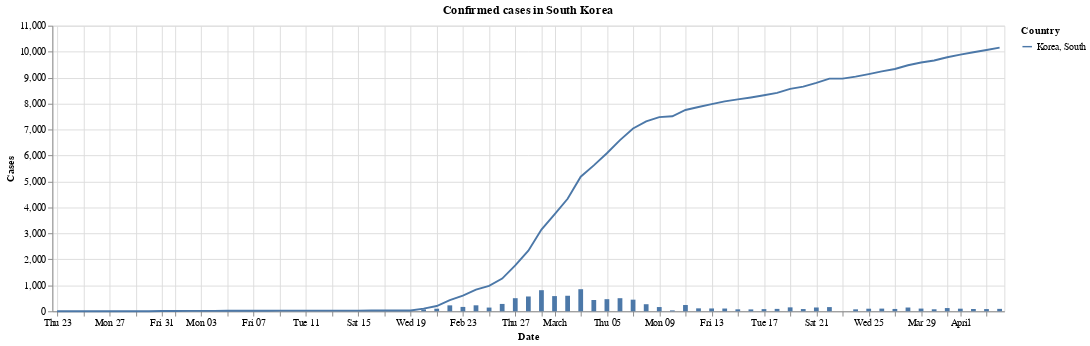

Source (notebook cell):
### Code cell
_chart = chart_countries_timeline(df_confirmed, ['Korea, South']).properties(title = 'Confirmed cases in South Korea')
_diff = chart_countries_timeline_diff(df_confirmed, 'Korea, South')

(_chart + _diff)

### Figure 1 — Vega-Lite specification as saved in the notebook (floating-point values rounded to 4 significant figures)
{"config": {"view": {"continuousWidth": 400, "continuousHeight": 300}}, "layer": [{"data": {"name": "data-557b455ad3dcc949044968a2c04bd88d"}, "mark": "line", "encoding": {"color": {"type": "nominal", "field": "Country"}, "opacity": {"condition": {"value": 1, "selection": "selector005"}, "value": 0.2}, "tooltip": [{"type": "nominal", "field": "Country"}, {"type": "temporal", "field": "Date"}, {"type": "quantitative", "field": "Cases"}], "x": {"type": "temporal", "field": "Date"}, "y": {"type": "quantitative", "field": "Cases"}}, "selection": {"selector005": {"type": "multi", "fields": ["Country"], "bind": "legend"}}, "title": "Confirmed cases in South Korea", "width": 1000}, {"data": {"name": "data-d6e5e242819ff6cc0178af1e34b0d525"}, "mark": "bar", "encoding": {"x": {"type": "temporal", "field": "Date"}, "y": {"type": "quantitative", "field": "Cases"}}}], "$schema": "https://vega.github.io/schema/vega-lite/v4.0.2.json", "datasets": {"data-557b455ad3dcc949044968a2c04bd88d": [{"Country": "Korea, South", "Date": "2020-01-23T00:00:00", "Cases": 1}, {"Country": "Korea, South", "Date": "2020-01-24T00:00:00", "Cases": 2}, {"Country": "Korea, South", "Date": "2020-01-25T00:00:00", "Cases": 2}, {"Country": "Korea, South", "Date": "2020-01-26T00:00:00", "Cases": 3}, {"Country": "Korea, South", "Date": "2020-01-27T00:00:00", "Cases": 4}, {"Country": "Korea, South", "Date": "2020-01-28T00:00:00", "Cases": 4}, {"Country": "Korea, South", "Date": "2020-01-29T00:00:00", "Cases": 4}, {"Country": "Korea, South", "Date": "2020-01-30T00:00:00", "Cases": 4}, {"Country": "Korea, South", "Date": "2020-01-31T00:00:00", "Cases": 11}, {"Country": "Korea, South", "Date": "2020-02-01T00:00:00", "Cases": 12}, {"Country": "Korea, South", "Date": "2020-02-02T00:00:00", "Cases": 15}, {"Country": "Korea, South", "Date": "2020-02-03T00:00:00", "Cases": 15}, {"Country": "Korea, South", "Date": "2020-02-04T00:00:00", "Cases": 16}, {"Country": "Korea, South", "Date": "2020-02-05T00:00:00", "Cases": 19}, {"Country": "Korea, South", "Date": "2020-02-06T00:00:00", "Cases": 23}, {"Country": "Korea, South", "Date": "2020-02-07T00:00:00", "Cases": 24}, {"Country": "Korea, South", "Date": "2020-02-08T00:00:00", "Cases": 24}, {"Country": "Korea, South", "Date": "2020-02-09T00:00:00", "Cases": 25}, {"Country": "Korea, South", "Date": "2020-02-10T00:00:00", "Cases": 27}, {"Country": "Korea, South", "Date": "2020-02-11T00:00:00", "Cases": 28}, {"Country": "Korea, South", "Date": "2020-02-12T00:00:00", "Cases": 28}, {"Country": "Korea, South", "Date": "2020-02-13T00:00:00", "Cases": 28}, {"Country": "Korea, South", "Date": "2020-02-14T00:00:00", "Cases": 28}, {"Country": "Korea, South", "Date": "2020-02-15T00:00:00", "Cases": 28}, {"Country": "Korea, South", "Date": "2020-02-16T00:00:00", "Cases": 29}, {"Country": "Korea, South", "Date": "2020-02-17T00:00:00", "Cases": 30}, {"Country": "Korea, South", "Date": "2020-02-18T00:00:00", "Cases": 31}, {"Country": "Korea, South", "Date": "2020-02-19T00:00:00", "Cases": 31}, {"Country": "Korea, South", "Date": "2020-02-20T00:00:00", "Cases": 104}, {"Country": "Korea, South", "Date": "2020-02-21T00:00:00", "Cases": 204}, {"Country": "Korea, South", "Date": "2020-02-22T00:00:00", "Cases": 433}, {"Country": "Korea, South", "Date": "2020-02-23T00:00:00", "Cases": 602}, {"Country": "Korea, South", "Date": "2020-02-24T00:00:00", "Cases": 833}, {"Country": "Korea, South", "Date": "2020-02-25T00:00:00", "Cases": 977}, {"Country": "Korea, South", "Date": "2020-02-26T00:00:00", "Cases": 1261}, {"Country": "Korea, South", "Date": "2020-02-27T00:00:00", "Cases": 1766}, {"Country": "Korea, South", "Date": "2020-02-28T00:00:00", "Cases": 2337}, {"Country": "Korea, South", "Date": "2020-02-29T00:00:00", "Cases": 3150}, {"Country": "Korea, South", "Date": "2020-03-01T00:00:00", "Cases": 3736}, {"Country": "Korea, South", "Date": "2020-03-02T00:00:00", "Cases": 4335}, {"Country": "Korea, South", "Date": "2020-03-03T00:00:00", "Cases": 5186}, {"Country": "Korea, South", "Date": "2020-03-04T00:00:00", "Cases": 5621}, {"Country": "Korea, South", "Date": "2020-03-05T00:00:00", "Cases": 6088}, {"Country": "Korea, South", "Date": "2020-03-06T00:00:00", "Cases": 6593}, {"Country": "Korea, South", "Date": "2020-03-07T00:00:00", "Cases": 7041}, {"Country": "Korea, South", "Date": "2020-03-08T00:00:00", "Cases": 7314}, {"Country": "Korea, South", "Date": "2020-03-09T00:00:00", "Cases": 7478}, {"Country": "Korea, South", "Date": "2020-03-10T00:00:00", "Cases": 7513}, {"Country": "Korea, South", "Date": "2020-03-11T00:00:00", "Cases": 7755}, {"Country": "Korea, South", "Date": "2020-03-12T00:00:00", "Cases": 7869}, {"Country": "Korea, South", "Date": "2020-03-13T00:00:00", "Cases": 7979}, {"Country": "Korea, South", "Date": "2020-03-14T00:00:00", "Cases": 8086}, {"Country": "Korea, South", "Date": "2020-03-15T00:00:00", "Cases": 8162}, {"Country": "Korea, South", "Date": "2020-03-16T00:00:00", "Cases": 8236}, {"Country": "Korea, South", "Date": "2020-03-17T00:00:00", "Cases": 8320}, {"Country": "Korea, South", "Date": "2020-03-18T00:00:00", "Cases": 8413}, {"Country": "Korea, South", "Date": "2020-03-19T00:00:00", "Cases": 8565}, {"Country": "Korea, South", "Date": "2020-03-20T00:00:00", "Cases": 8652}, {"Country": "Korea, South", "Date": "2020-03-21T00:00:00", "Cases": 8799}, {"Country": "Korea, South", "Date": "2020-03-22T00:00:00", "Cases": 8961}, {"Country": "Korea, South", "Date": "2020-03-23T00:00:00", "Cases": 8961}, {"Country": "Korea, South", "Date": "2020-03-24T00:00:00", "Cases": 9037}, {"Country": "Korea, South", "Date": "2020-03-25T00:00:00", "Cases": 9137}, {"Country": "Korea, South", "Date": "2020-03-26T00:00:00", "Cases": 9241}, {"Country": "Korea, South", "Date": "2020-03-27T00:00:00", "Cases": 9332}, {"Country": "Korea, South", "Date": "2020-03-28T00:00:00", "Cases": 9478}, {"Country": "Korea, South", "Date": "2020-03-29T00:00:00", "Cases": 9583}, {"Country": "Korea, South", "Date": "2020-03-30T00:00:00", "Cases": 9661}, {"Country": "Korea, South", "Date": "2020-03-31T00:00:00", "Cases": 9786}, {"Country": "Korea, South", "Date": "2020-04-01T00:00:00", "Cases": 9887}, {"Country": "Korea, South", "Date": "2020-04-02T00:00:00", "Cases": 9976}, {"Country": "Korea, South", "Date": "2020-04-03T00:00:00", "Cases": 10062}, {"Country": "Korea, South", "Date": "2020-04-04T00:00:00", "Cases": 10156}], "data-d6e5e242819ff6cc0178af1e34b0d525": [{"Date": "2020-01-22T00:00:00", "Cases": null}, {"Date": "2020-01-23T00:00:00", "Cases": 0.0}, {"Date": "2020-01-24T00:00:00", "Cases": 1.0}, {"Date": "2020-01-25T00:00:00", "Cases": 0.0}, {"Date": "2020-01-26T00:00:00", "Cases": 1.0}, {"Date": "2020-01-27T00:00:00", "Cases": 1.0}, {"Date": "2020-01-28T00:00:00", "Cases": 0.0}, {"Date": "2020-01-29T00:00:00", "Cases": 0.0}, {"Date": "2020-01-30T00:00:00", "Cases": 0.0}, {"Date": "2020-01-31T00:00:00", "Cases": 7.0}, {"Date": "2020-02-01T00:00:00", "Cases": 1.0}, {"Date": "2020-02-02T00:00:00", "Cases": 3.0}, {"Date": "2020-02-03T00:00:00", "Cases": 0.0}, {"Date": "2020-02-04T00:00:00", "Cases": 1.0}, {"Date": "2020-02-05T00:00:00", "Cases": 3.0}, {"Date": "2020-02-06T00:00:00", "Cases": 4.0}, {"Date": "2020-02-07T00:00:00", "Cases": 1.0}, {"Date": "2020-02-08T00:00:00", "Cases": 0.0}, {"Date": "2020-02-09T00:00:00", "Cases": 1.0}, {"Date": "2020-02-10T00:00:00", "Cases": 2.0}, {"Date": "2020-02-11T00:00:00", "Cases": 1.0}, {"Date": "2020-02-12T00:00:00", "Cases": 0.0}, {"Date": "2020-02-13T00:00:00", "Cases": 0.0}, {"Date": "2020-02-14T00:00:00", "Cases": 0.0}, {"Date": "2020-02-15T00:00:00", "Cases": 0.0}, {"Date": "2020-02-16T00:00:00", "Cases": 1.0}, {"Date": "2020-02-17T00:00:00", "Cases": 1.0}, {"Date": "2020-02-18T00:00:00", "Cases": 1.0}, {"Date": "2020-02-19T00:00:00", "Cases": 0.0}, {"Date": "2020-02-20T00:00:00", "Cases": 73.0}, {"Date": "2020-02-21T00:00:00", "Cases": 100.0}, {"Date": "2020-02-22T00:00:00", "Cases": 229.0}, {"Date": "2020-02-23T00:00:00", "Cases": 169.0}, {"Date": "2020-02-24T00:00:00", "Cases": 231.0}, {"Date": "2020-02-25T00:00:00", "Cases": 144.0}, {"Date": "2020-02-26T00:00:00", "Cases": 284.0}, {"Date": "2020-02-27T00:00:00", "Cases": 505.0}, {"Date": "2020-02-28T00:00:00", "Cases": 571.0}, {"Date": "2020-02-29T00:00:00", "Cases": 813.0}, {"Date": "2020-03-01T00:00:00", "Cases": 586.0}, {"Date": "2020-03-02T00:00:00", "Cases": 599.0}, {"Date": "2020-03-03T00:00:00", "Cases": 851.0}, {"Date": "2020-03-04T00:00:00", "Cases": 435.0}, {"Date": "2020-03-05T00:00:00", "Cases": 467.0}, {"Date": "2020-03-06T00:00:00", "Cases": 505.0}, {"Date": "2020-03-07T00:00:00", "Cases": 448.0}, {"Date": "2020-03-08T00:00:00", "Cases": 273.0}, {"Date": "2020-03-09T00:00:00", "Cases": 164.0}, {"Date": "2020-03-10T00:00:00", "Cases": 35.0}, {"Date": "2020-03-11T00:00:00", "Cases": 242.0}, {"Date": "2020-03-12T00:00:00", "Cases": 114.0}, {"Date": "2020-03-13T00:00:00", "Cases": 110.0}, {"Date": "2020-03-14T00:00:00", "Cases": 107.0}, {"Date": "2020-03-15T00:00:00", "Cases": 76.0}, {"Date": "2020-03-16T00:00:00", "Cases": 74.0}, {"Date": "2020-03-17T00:00:00", "Cases": 84.0}, {"Date": "2020-03-18T00:00:00", "Cases": 93.0}, {"Date": "2020-03-19T00:00:00", "Cases": 152.0}, {"Date": "2020-03-20T00:00:00", "Cases": 87.0}, {"Date": "2020-03-21T00:00:00", "Cases": 147.0}, {"Date": "2020-03-22T00:00:00", "Cases": 162.0}, {"Date": "2020-03-23T00:00:00", "Cases": 0.0}, {"Date": "2020-03-24T00:00:00", "Cases": 76.0}, {"Date": "2020-03-25T00:00:00", "Cases": 100.0}, {"Date": "2020-03-26T00:00:00", "Cases": 104.0}, {"Date": "2020-03-27T00:00:00", "Cases": 91.0}, {"Date": "2020-03-28T00:00:00", "Cases": 146.0}, {"Date": "2020-03-29T00:00:00", "Cases": 105.0}, {"Date": "2020-03-30T00:00:00", "Cases": 78.0}, {"Date": "2020-03-31T00:00:00", "Cases": 125.0}, {"Date": "2020-04-01T00:00:00", "Cases": 101.0}, {"Date": "2020-04-02T00:00:00", "Cases": 89.0}, {"Date": "2020-04-03T00:00:00", "Cases": 86.0}, {"Date": "2020-04-04T00:00:00", "Cases": 94.0}]}}
